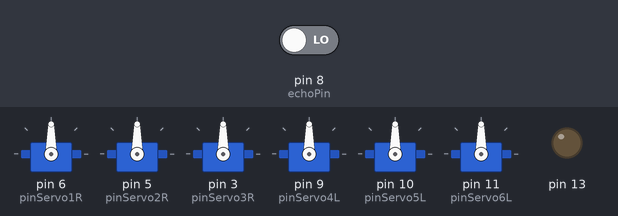
This sketch was run on a simulated Arduino Uno, built with avr-gcc and run on an emulated ATmega328P. Shown: 6 × servo, output pins drawn as LEDs (lit = HIGH). The test bench sets the inputs (shaded band); at power-on: pin 8 (echoPin) LOW. Pins used as bus, display or sensor lines are not drawn.

Above: at 0.1 s.
At 4.1 s:
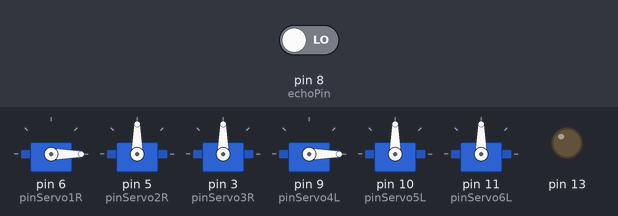
At 5.6 s:
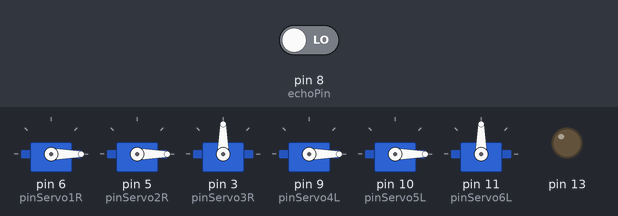
At 7.1 s:
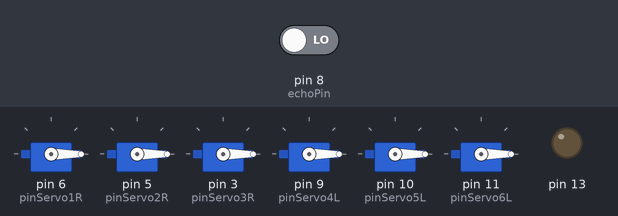
Timing chart, 0 to 8.6 s (numbered marks = the images above):
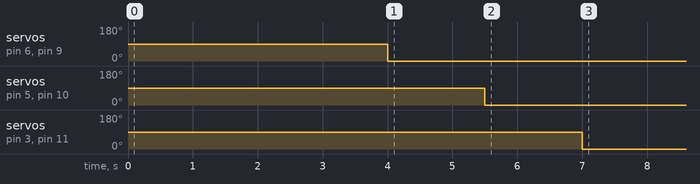

The sketch:

RestaurantRobot.ino
```cpp
#include <Servo.h> //include the servo library
#include <SoftwareSerial.h>
//Servo
//Define the pins of each servo
#define pinServo1R 6 //right arm
#define pinServo2R 5
#define pinServo3R 3
#define pinServo4L 9 //left arm
#define pinServo5L 10
#define pinServo6L 11
//Create servo objects
Servo Servo1;
Servo Servo2;
Servo Servo3;
Servo Servo4;
Servo Servo5;
Servo Servo6;

//Ultrasonic
const int trigPin = 12;  //define trigger pin
const int echoPin = 8;  //define echo pin connection
float duration, distance;
//Vertual terminal
SoftwareSerial mySerial(1,0);

void setup() {
pinMode(13, OUTPUT);
digitalWrite(13,LOW);
Serial.begin(9600);

pinMode(trigPin, OUTPUT);
pinMode(echoPin, INPUT);

  //attach each servo with its defined pin
  Servo1.attach(pinServo1R);
  Servo2.attach(pinServo2R);
  Servo3.attach(pinServo3R);
  Servo4.attach(pinServo4L);
  Servo5.attach(pinServo5L);
  Servo6.attach(pinServo6L);
}

void loop() {
 //Clear trigger pin for 2 microseconds
digitalWrite(trigPin, LOW);
delayMicroseconds(2);
//then generate the ultrasound wave for 3 seconds
digitalWrite(trigPin, HIGH);
delay(3000);
digitalWrite(trigPin, LOW);

//read the travel time from the echo pin (reciever)
duration = pulseIn(echoPin, HIGH); //measure the duration of the high pulse
distance= (duration/2) * 0.034;   //calculate the distance in cm using the result of the previus instruction

mySerial.print("Hi, this is a simulation test");

if (distance >53 || distance <=2) {
  mySerial.println("Out of Range");
  digitalWrite(13,LOW);

  Servo1.write(0); //the top rhight and left servos
  Servo4.write(0);
  delay(1500);      //wait for 1.5 s
  Servo2.write(0); //the middle rhight and left servos
  Servo5.write(0);
  delay(1500);      //wait for 1.5 s
  Servo3.write(0); // the buttom rhight and left servos
  Servo6.write(0);
  }
  else {
  digitalWrite(13,HIGH);
  mySerial.print(distance);
  mySerial.println("  cm");
  //Rotate the servos with initial angle of 90 degree
  Servo1.write(90); //the top rhight and left servos
  Servo4.write(90);
  delay(1500);      //wait for 1.5 s
  Servo2.write(45); //the middle rhight and left servos
  Servo5.write(45);
  delay(1500);      //wait for 1.5 s
  Servo3.write(0); // the buttom rhight and left servos
  Servo6.write(0);
  delay(1500);      //wait for 1.5 s
  }
}
```

Measured:
- by itself, servo on pin 6 (pinServo1R), servo on pin 9 (pinServo4L): 90° → 0° at 4.0 s
- by itself, servo on pin 5 (pinServo2R), servo on pin 10 (pinServo5L): 90° → 0° at 5.5 s
- by itself, servo on pin 3 (pinServo3R), servo on pin 11 (pinServo6L): 90° → 0° at 7.0 s
